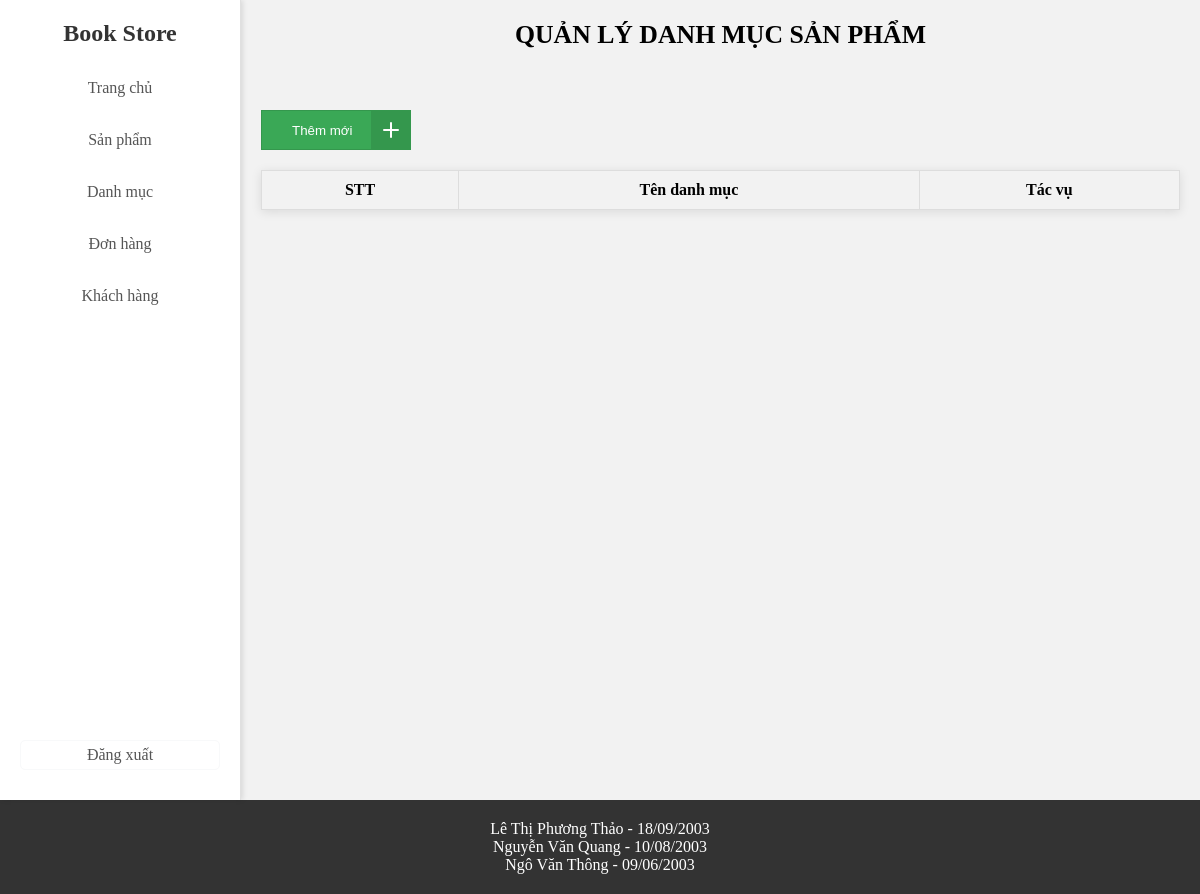
The app's page /quanlydanhmuc.php, older data.
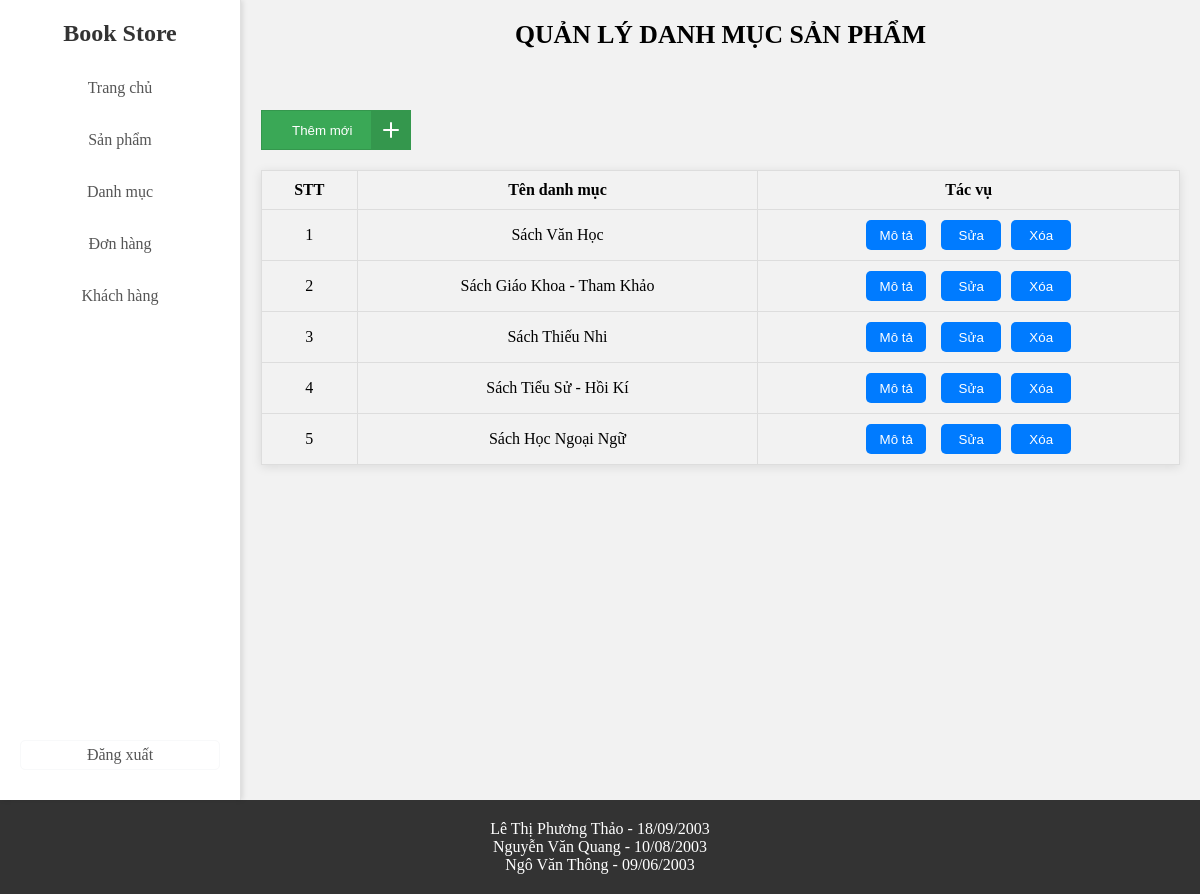
The same page, newer data.
### tables this page shows
CREATE TABLE `danh_muc_san_pham` (
    `category_id` int(10) UNSIGNED NOT NULL COMMENT 'Mã danh mục sản phẩm',
    `category_name` varchar(255) NOT NULL COMMENT 'Tên danh mục sản phẩm',
    `category_description` text NOT NULL COMMENT 'Mô tả danh mục sản phẩm'
);

### quanlydanhmuc.php (the view, shortened to what this page needs)
<!DOCTYPE html>
<html lang="en">
<head>
    <link rel="stylesheet" href="admin.css">
</head>
<body>
    <section style="display: flex">
        <?php
            require("./sidebar_admin.php");
        ?>
        <section class="hero">
            <div class="hero-text">
                <?php
                    include 'config.php';
                    $conn = mysqli_connect($DB_HOST, $DB_USER, $DB_PASS, $DB_NAME, $HOST);
                    $sql = "SELECT * From `danh_muc_san_pham`";
                    $result = mysqli_query($conn, $sql);
                ?>
                <div>
                    <div class="box_title">
                        <h3>Quản lý danh mục sản phẩm </h3>
                    </div>
                    <button type="button" class="button" onclick="window.location.href='themdanhmuc.php'">
                        <span class="button__text">Thêm mới</span>
                        <span class="button__icon">
                            <svg xmlns="http://www.w3.org/2000/svg" width="24" viewBox="0 0 24 24" stroke-width="2" stroke-linejoin="round" stroke-linecap="round" stroke="currentColor" height="24" fill="none" class="svg">
                                <line y2="19" y1="5" x2="12" x1="12"></line>
                                <line y2="12" y1="12" x2="19" x1="5"></line>
                            </svg>
                        </span>
                    </button>
                    <table class="bangchinh">
                        <tr>
                            <th>STT</th>
                            <th>Tên danh mục</th>
                            <th>Tác vụ</th>
                        </tr>
                        <?php
                        $index = 0;
                        while ($row = mysqli_fetch_assoc($result)) {
                            $index++;
                            $id  = $row['category_id'];
                            $tendm = $row['category_name'];
                        ?>
                            <tr>
                                <td><?php echo $index; ?></td>
                                <td><?php echo $tendm; ?></td>
                                <td>
                                    <div class="action-buttons">
                                        <button type="button" class="brcl3">
                                            <a href="motadanhmuc.php?idSV=<?php echo $id; ?>">Mô tả</a>
                                        </button>
                                        <button type="button" class="brcl">
                                            <a href="suadanhmuc.php?idSV=<?php echo $id; ?>">Sửa</a>
                                        </button>
                                        <button type="button" class="brcl2">
                                            <a href="xoadanhmuc.php?idSV=<?php echo $id; ?>">Xóa</a>
                                        </button>
                                    </div>
                                </td>
                            </tr>
                        <?php } ?>
                    </table>
                </div>
        </section>
    </section>
    <footer>
        <p>Lê Thị Phương Thảo - 18/09/2003 </p>
        <p>Nguyễn Văn Quang - 10/08/2003</p>
        <p>Ngô Văn Thông - 09/06/2003</p>
    </footer>
</body>
</html>

### sidebar_admin.php (shortened to what this page needs)
<aside class="sidebar">
    <h4 class="sidebar-title">Book Store</h4>
    <nav class="sidebar-nav">
        <a href="indexadmin.php" class="sidebar-item">Trang chủ</a>
        <a href="quanlysanpham.php" class="sidebar-item">Sản phẩm</a>
        <a href="quanlydanhmuc.php" class="sidebar-item">Danh mục</a>
        <a href="quanlydonhang.php" class="sidebar-item">Đơn hàng</a>
        <a href="quanlykhachhang.php" class="sidebar-item">Khách hàng</a>
    </nav>
    <a href="thoat.php" class="sidebar-item logout">Đăng xuất</a>
</aside>

### admin.css (style rules this page uses)
* { margin: 0; padding: 0; box-sizing: border-box; }
nav { float: left; height: 92.1vh; width: 200px; }
.hero { background-color: #f2f2f2; min-height: 90vh; width: calc(100%); padding: 20px; }
footer { background-color: #333; color: #fff; padding: 20px; text-align: center; }
.brcl { background-color: rgb(61, 61, 241); color: aliceblue; border: none; border-radius: 22px; padding: 8px; width: 60px; height:30px; margin-left: 5px; }
.brcl2 { background-color: rgb(241, 130, 61); color: aliceblue; border: rgb(202, 161, 59); border-radius: 22px; padding: 6px; width: 60px; height:30px; }
.brcl3 { background-color: rgb(9, 110, 31); color: aliceblue; border: rgb(67, 169, 42); border-radius: 22px; padding: 6px; width: 60px; height:30px; }
.bangchinh { width: 100%; border-collapse: collapse; margin: 20px auto; box-shadow: 0px 2px 10px rgba(0, 0, 0, 0.1); }
.bangchinh th, .bangchinh td { padding: 10px; border: 1px solid #ddd; text-align: center; }
.bangchinh th { background-color: #f2f2f2; font-weight: bold; }
.action-buttons { display: flex; gap: 10px; justify-content: center; }
.brcl3, .brcl, .brcl2 { background-color: #007bff; border: none; padding: 5px 10px; border-radius: 5px; cursor: pointer; transition: background-color 0.3s; }
.brcl3 a, .brcl a, .brcl2 a { color: white; text-decoration: none; }
.box_title { text-transform: uppercase; height: 40px; font-size: 22px; display: flex; justify-content: center; margin-bottom: 50px; }
.button { position: relative; width: 150px; height: 40px; cursor: pointer; display: flex; align-items: center; border: 1px solid #34974d; background-color: #3aa856; text-decoration: none; }
.button, .button__icon, .button__text { transition: all 0.3s; }
.button .button__text { transform: translateX(30px); color: #fff; }
.button .button__icon { position: absolute; transform: translateX(109px); height: 100%; width: 39px; background-color: #34974d; display: flex; align-items: center; justify-content: center; }
.button .svg { width: 30px; stroke: #fff; }

### sidebar_admin.php (style rules this page uses)
.sidebar { width: 250px; background-color: #ffffff; padding: 20px; border-right: 1px solid #e0e0e0; box-shadow: 2px 0 5px rgba(0, 0, 0, 0.1); height: 100vh; display: flex; flex-direction: column; text-align: center; position: sticky; top: 0; }
.sidebar-title { font-size: 1.5em; margin-bottom: 20px; color: #333; text-align: center; }
.sidebar-nav { flex-grow: 1; display: flex; flex-direction: column; text-align: center; }
.sidebar-item { text-decoration: none; color: #555; padding: 12px 15px; border-radius: 5px; margin-bottom: 10px; transition: background-color 0.3s, color 0.3s; }
.logout { border: 1px solid #f8f9fa; border-radius: 5px; padding: 5px 10px; background-color: transparent; transition: background-color 0.3s, color 0.3s; }

Row changes from the older to the newer data that the page shows:
added danh_muc_san_pham: category_name "Sách Văn Học"
added danh_muc_san_pham: category_name "Sách Giáo Khoa - Tham Khảo"
added danh_muc_san_pham: category_name "Sách Thiếu Nhi"
added danh_muc_san_pham: category_name "Sách Tiểu Sử - Hồi Kí"
added danh_muc_san_pham: category_name "Sách Học Ngoại Ngữ"
